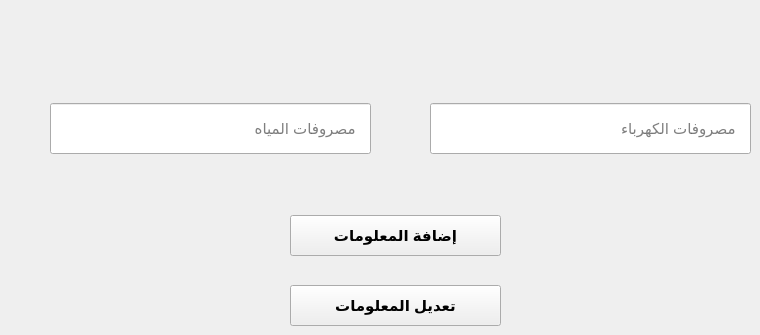
    <widget class="QWidget" name="tab_7">
     <attribute name="title">
      <string>الكهرباء</string>
     </attribute>
     <widget class="QPushButton" name="pushButton_23">
      <property name="geometry">
       <rect>
        <x>290</x>
        <y>215</y>
        <width>211</width>
        <height>41</height>
       </rect>
      </property>
      <property name="font">
       <font>
        <pointsize>11</pointsize>
        <weight>75</weight>
        <bold>true</bold>
       </font>
      </property>
      <property name="text">
       <string>إضافة المعلومات</string>
      </property>
     </widget>
     <widget class="QPushButton" name="pushButton_24">
      <property name="geometry">
       <rect>
        <x>290</x>
        <y>285</y>
        <width>211</width>
        <height>41</height>
       </rect>
      </property>
      <property name="font">
       <font>
        <pointsize>11</pointsize>
        <weight>75</weight>
        <bold>true</bold>
       </font>
      </property>
      <property name="text">
       <string>تعديل المعلومات</string>
      </property>
     </widget>
     <widget class="QLineEdit" name="lineEdit_68">
      <property name="geometry">
       <rect>
        <x>50</x>
        <y>103</y>
        <width>321</width>
        <height>51</height>
       </rect>
      </property>
      <property name="font">
       <font>
        <pointsize>11</pointsize>
       </font>
      </property>
      <property name="locale">
       <locale language="Arabic" country="Egypt"/>
      </property>
      <property name="alignment">
       <set>Qt::AlignLeading|Qt::AlignLeft|Qt::AlignVCenter</set>
      </property>
      <property name="placeholderText">
       <string>   مصروفات المياه</string>
      </property>
     </widget>
     <widget class="QLineEdit" name="lineEdit_69">
      <property name="geometry">
       <rect>
        <x>430</x>
        <y>103</y>
        <width>321</width>
        <height>51</height>
       </rect>
      </property>
      <property name="font">
       <font>
        <pointsize>11</pointsize>
       </font>
      </property>
      <property name="locale">
       <locale language="Arabic" country="Egypt"/>
      </property>
      <property name="alignment">
       <set>Qt::AlignLeading|Qt::AlignLeft|Qt::AlignVCenter</set>
      </property>
      <property name="placeholderText">
       <string>   مصروفات الكهرباء</string>
      </property>
     </widget>
    </widget>
